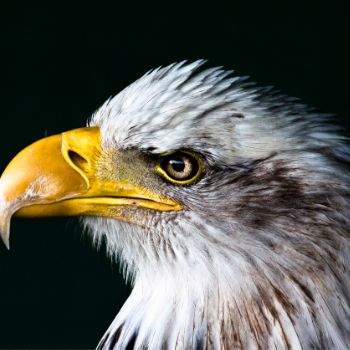
#> input picture bird.jpg, 350 x 350 px, found by its file name
$ python Harris.py
#> lines starting #> are read from the running program, lines starting #| are printed output that depends on the picture; after the words box and inside, x2 and y2 are one past the last pixel; in counts of white or black regions, pixels touching at a corner belong together
#> further down, img_color is the input picture: shape (350, 350, 3); mean B, G, R 82.1, 91.3, 91.4
### c_sobel.py
import cv2
import numpy as np

class sobel:
    def __init__(self,img):
        self.img = img
        self.SMOOTH = [1, 2, 1]
        self.DIFF   = [-1, 0, 1]

    def convolve1d(self,img, kernel, axis):
#> called with axis = 0
        k = np.asarray(kernel, dtype=np.float64)
        r = len(k)//2
        pad = [(0,0),(0,0)]; pad[axis] = (r,r)
        p = np.pad(img.astype(np.float64), pad, mode='edge')
        out = np.zeros_like(img, dtype=np.float64)
        n = img.shape[axis]
#> n = 350
        for i,c in enumerate(k):
            sl = [slice(None), slice(None)]; sl[axis] = slice(i, i+n)
            out += c * p[tuple(sl)]
        return out

    def Gx(self):
        return self.convolve1d(self.convolve1d(self.img, self.SMOOTH, 0), self.DIFF, 1)
#> call 2 of convolve1d, with axis = 1
#> in convolve1d (call 2), `k = np.asarray(kernel, dtype=np.float64)`: k = [-1, 0, 1]
#> in convolve1d (call 2), `r = len(k)//2`: r = 1
#> in convolve1d (call 2), `p = np.pad(img.astype(np.float64), pad, mode='edge')`:
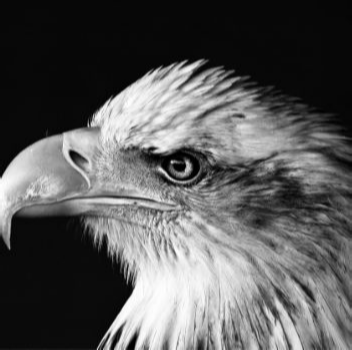
#> p: shape (350, 352) float64; min 0, max 1020, mean 359.9; drawn with min black and max white
#> the loop in convolve1d (call 2), `for i,c in enumerate(k):` made 3 passes

    def Gy(self):
        return self.convolve1d(self.convolve1d(self.img, self.SMOOTH, 1),self.DIFF, 0)

    # [20 lines left out: functions Mag, Direction, Sectors, not called in this run]


### c_Harris.py
import cv2
import numpy as np
from c_sobel import sobel

class Harris(sobel):
    def __init__(self, img, k=0.04):
        super().__init__(img)
        self.k = k

    def Ix2(self):
        return self.Gx() ** 2

    def Iy2(self):
        return self.Gy() ** 2
#> the loop in convolve1d (call 3), `for i,c in enumerate(k):` made 3 passes
#> pass 1, in convolve1d (call 3), `out += c * p[tuple(sl)]`:
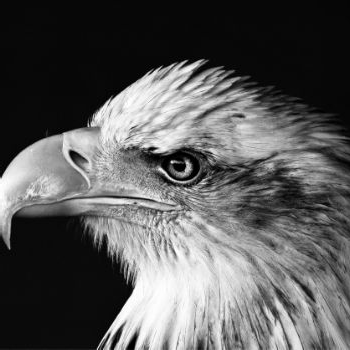
#> out: shape (350, 350) float64; min 0, max 255, mean 90.2
#> the loop in convolve1d (call 4), `for i,c in enumerate(k):` made 3 passes
#> pass 1, in convolve1d (call 4), `out += c * p[tuple(sl)]`:
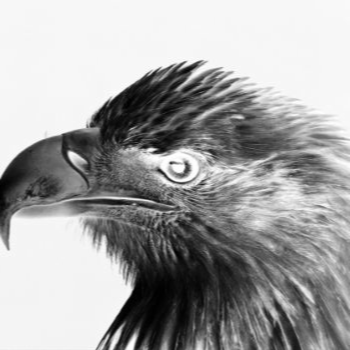
#> out: shape (350, 350) float64; min -1017, max 0, mean -359.7; drawn with min black and max white

    def Ixy(self):
        return self.Gx() * self.Gy()
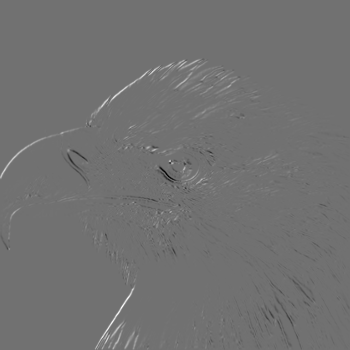
#> returned value: shape (350, 350) float64; min -345519, max 430080, mean 894.6; drawn with min black and max white
#> (key Esc is pressed here)

    def get_R(self,sigma=1):
        Ix2 = self.Ix2()
        Iy2 = self.Iy2()
        Ixy = self.Ixy()

        Sx2 = cv2.GaussianBlur(Ix2, (3, 3), sigma)
        Sy2 = cv2.GaussianBlur(Iy2, (3, 3), sigma)
        Sxy = cv2.GaussianBlur(Ixy, (3, 3), sigma)

        det_M = (Sx2 * Sy2) - (Sxy ** 2)
        tr_M = Sx2 + Sy2
        R = det_M - self.k * (tr_M ** 2)
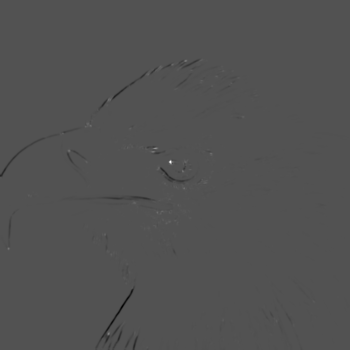
#> R: shape (350, 350) float64; min -1.27e+10, max 2.68e+10, mean -29814536.2; drawn with min black and max white

        return R

    def get_harris(self,T=0.01):
        R = self.get_R()
        corners = np.zeros_like(R, dtype=np.uint8)
        corners[R > T] = 1
        Harrised = cv2.normalize(R*corners, None, 0, 255, cv2.NORM_MINMAX).astype(np.uint8)
        return Harrised

    def NMS(self, T=0.01):
        h = self.get_harris(T)
        M_padded = np.pad(h, pad_width=1, mode='constant', constant_values=0)
        center = M_padded[1:-1, 1:-1]

        left  = M_padded[1:-1, :-2]
        right = M_padded[1:-1, 2:]
        up    = M_padded[:-2, 1:-1]
        down  = M_padded[2:, 1:-1]

        up_left     = M_padded[:-2, :-2]
        up_right    = M_padded[:-2, 2:]
        down_left   = M_padded[2:, :-2]
        down_right  = M_padded[2:, 2:]

        keep_mask = (center > left) & (center > right) & (center > up) & (center > down) & \
               (center > up_left) & (center > up_right) & (center > down_left) & (center > down_right)
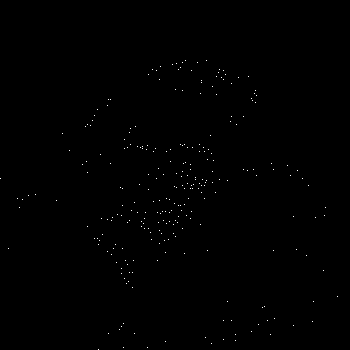
#> keep_mask: shape (350, 350) bool; 0.22% white in thin lines or dots, all inside (x1, y1, x2, y2) = (0, 60, 338, 350)


        return keep_mask *255

### Harris.py
from c_Harris import Harris
import cv2
import numpy as np

img = cv2.imread('./homework3/bird.jpg', cv2.IMREAD_GRAYSCALE)
img_color = cv2.imread('./homework3/bird.jpg')

Ix2 = cv2.normalize(Harris(img).Ix2(), None, 0, 255, cv2.NORM_MINMAX).astype(np.uint8)
Iy2 = cv2.normalize(Harris(img).Iy2(), None, 0, 255, cv2.NORM_MINMAX).astype(np.uint8)
Ixy = cv2.normalize(Harris(img).Ixy(), None, 0, 255, cv2.NORM_MINMAX).astype(np.uint8)

cv2.imshow('Ix2', Ix2)
cv2.imshow('Iy2', Iy2)
cv2.imshow('Ixy', Ixy)
key = cv2.waitKey(0)
if key == ord('s'):
    cv2.imwrite('Ix2.jpg', Ix2)
    cv2.imwrite('Iy2.jpg', Iy2)
    cv2.imwrite('Ixy.jpg', Ixy)

NMSed = Harris(img).NMS()
y_coords, x_coords = np.where(NMSed > 0)
#> y_coords = 269 values from 60 to 349; x_coords = 269 values, max 337 at index 241, min 0 at index 111, mean 174.6
for i in range(len(x_coords)):
        x = int(x_coords[i])
        y = int(y_coords[i])
        cv2.circle(img_color, (x, y), radius=3, color=(0, 0, 255), thickness=-1)
#> this loop made 269 passes
#> (x, y) on passes 1 to 3: (185, 60), (206, 60), (182, 62)
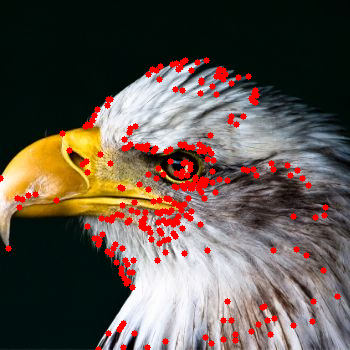
#> img_color: shape (350, 350, 3); mean B, G, R 75.7, 84.3, 98.2
cv2.imshow('NMSed', img_color)
key = cv2.waitKey(0)
#> (key Esc is pressed here)
if key == ord('s'):
    cv2.imwrite('NMSed.jpg', img_color)
cv2.destroyAllWindows()
